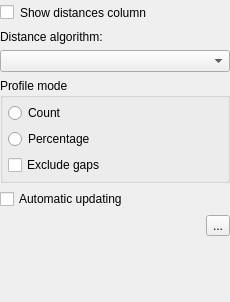
<?xml version="1.0" encoding="UTF-8"?>
<ui version="4.0">
 <class>MSADistanceColumnSettingsForm</class>
 <widget class="QWidget" name="MSADistanceColumnSettingsForm">
  <property name="enabled">
   <bool>true</bool>
  </property>
  <property name="geometry">
   <rect>
    <x>0</x>
    <y>0</y>
    <width>230</width>
    <height>302</height>
   </rect>
  </property>
  <property name="sizePolicy">
   <sizepolicy hsizetype="Minimum" vsizetype="Minimum">
    <horstretch>0</horstretch>
    <verstretch>0</verstretch>
   </sizepolicy>
  </property>
  <property name="windowTitle">
   <string>Form</string>
  </property>
  <layout class="QVBoxLayout" name="verticalLayout">
   <property name="leftMargin">
    <number>0</number>
   </property>
   <property name="topMargin">
    <number>0</number>
   </property>
   <property name="rightMargin">
    <number>0</number>
   </property>
   <property name="bottomMargin">
    <number>9</number>
   </property>
   <item>
    <widget class="QWidget" name="distnanceColumnSettingsWidget" native="true">
     <property name="sizePolicy">
      <sizepolicy hsizetype="Preferred" vsizetype="Preferred">
       <horstretch>0</horstretch>
       <verstretch>0</verstretch>
      </sizepolicy>
     </property>
     <layout class="QVBoxLayout" name="verticalLayout_7">
      <property name="leftMargin">
       <number>0</number>
      </property>
      <property name="topMargin">
       <number>5</number>
      </property>
      <property name="rightMargin">
       <number>0</number>
      </property>
      <property name="bottomMargin">
       <number>5</number>
      </property>
      <item>
       <layout class="QHBoxLayout" name="horizontalLayout_4">
        <item>
         <widget class="QCheckBox" name="showDistancesColumnCheck">
          <property name="sizePolicy">
           <sizepolicy hsizetype="Maximum" vsizetype="Fixed">
            <horstretch>0</horstretch>
            <verstretch>0</verstretch>
           </sizepolicy>
          </property>
          <property name="text">
           <string/>
          </property>
         </widget>
        </item>
        <item>
         <widget class="QLabel" name="showDistancesColumnCheckLabel">
          <property name="text">
           <string>Show distances column</string>
          </property>
          <property name="wordWrap">
           <bool>true</bool>
          </property>
         </widget>
        </item>
       </layout>
      </item>
      <item>
       <widget class="QWidget" name="optionsWidget" native="true">
        <layout class="QVBoxLayout" name="verticalLayout_3">
         <property name="leftMargin">
          <number>0</number>
         </property>
         <property name="topMargin">
          <number>4</number>
         </property>
         <property name="rightMargin">
          <number>0</number>
         </property>
         <property name="bottomMargin">
          <number>0</number>
         </property>
         <item>
          <widget class="QLabel" name="algoLabel">
           <property name="text">
            <string>Distance algorithm:</string>
           </property>
          </widget>
         </item>
         <item>
          <widget class="QComboBox" name="algoComboBox"/>
         </item>
         <item>
          <widget class="QGroupBox" name="profileGroup">
           <property name="title">
            <string>Profile mode</string>
           </property>
           <layout class="QVBoxLayout" name="verticalLayout_2">
            <property name="leftMargin">
             <number>5</number>
            </property>
            <property name="topMargin">
             <number>5</number>
            </property>
            <property name="rightMargin">
             <number>5</number>
            </property>
            <property name="bottomMargin">
             <number>5</number>
            </property>
            <item>
             <widget class="QRadioButton" name="countsButton">
              <property name="text">
               <string>Count</string>
              </property>
             </widget>
            </item>
            <item>
             <widget class="QRadioButton" name="percentsButton">
              <property name="text">
               <string>Percentage</string>
              </property>
             </widget>
            </item>
            <item>
             <widget class="QCheckBox" name="excludeGapsCheckBox">
              <property name="text">
               <string>Exclude gaps</string>
              </property>
             </widget>
            </item>
           </layout>
          </widget>
         </item>
         <item>
          <widget class="QCheckBox" name="autoUpdateCheck">
           <property name="text">
            <string>Automatic updating</string>
           </property>
          </widget>
         </item>
         <item>
          <layout class="QHBoxLayout" name="horizontalLayout">
           <item>
            <widget class="QLabel" name="dataState">
             <property name="sizePolicy">
              <sizepolicy hsizetype="MinimumExpanding" vsizetype="Preferred">
               <horstretch>0</horstretch>
               <verstretch>0</verstretch>
              </sizepolicy>
             </property>
             <property name="text">
              <string>&lt;dataState&gt;</string>
             </property>
            </widget>
           </item>
           <item>
            <widget class="QToolButton" name="updateButton">
             <property name="toolTip">
              <string>Refresh distances</string>
             </property>
             <property name="text">
              <string>...</string>
             </property>
             <property name="icon">
              <iconset resource="../../../../U2Gui/U2Gui.qrc">
               <normaloff>:/core/images/refresh.png</normaloff>:/core/images/refresh.png</iconset>
             </property>
            </widget>
           </item>
          </layout>
         </item>
         <item>
          <widget class="QLabel" name="refSeqWarning">
           <property name="sizePolicy">
            <sizepolicy hsizetype="Ignored" vsizetype="Preferred">
             <horstretch>0</horstretch>
             <verstretch>0</verstretch>
            </sizepolicy>
           </property>
           <property name="text">
            <string>&lt;hint&gt;</string>
           </property>
          </widget>
         </item>
         <item>
          <spacer name="verticalSpacer">
           <property name="orientation">
            <enum>Qt::Vertical</enum>
           </property>
           <property name="sizeHint" stdset="0">
            <size>
             <width>20</width>
             <height>40</height>
            </size>
           </property>
          </spacer>
         </item>
        </layout>
       </widget>
      </item>
     </layout>
    </widget>
   </item>
  </layout>
 </widget>
 <resources>
  <include location="../../../../U2Gui/U2Gui.qrc"/>
 </resources>
 <connections/>
</ui>
